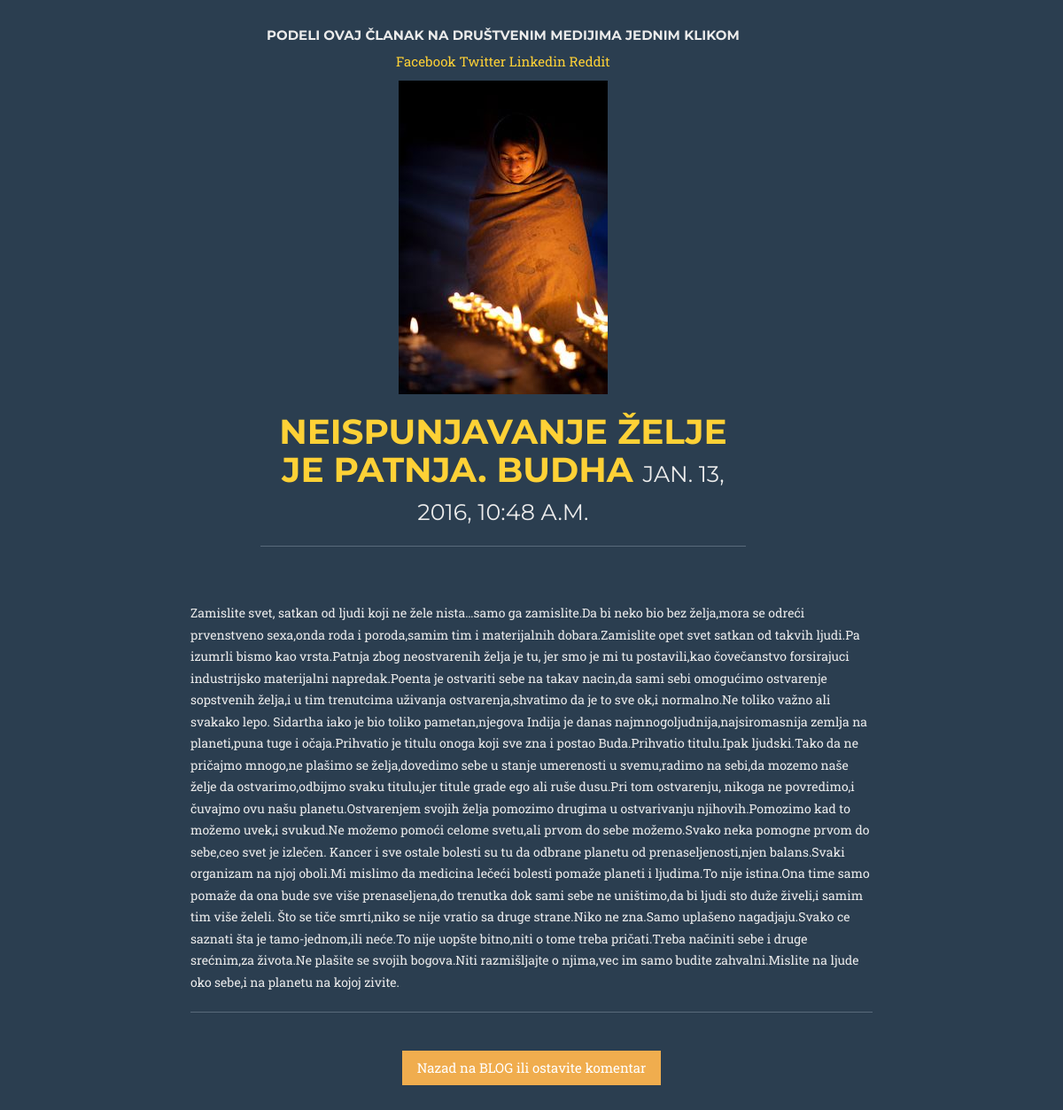
Page /posts/2/ on the committed database.
### posts/models.py (models this page shows, shortened)
class Post(models.Model):
    title = models.CharField(max_length=60)
    image = models.FileField(null=True,blank=True)
    content = models.TextField(max_length=None)
    updated = models.DateTimeField(auto_now=True,auto_now_add=False)
    timestamp = models.DateTimeField(auto_now=False,auto_now_add=True)

### posts/views.py (the view)
# urls.py: url(r'^(?P<id>\d+)/$', post_detail, name='detail'),
def post_detail(request,id=None):
    instance = get_object_or_404(Post,id=id)
    context = {
        "title":instance.title,
        "instance":instance
    }
    return render(request, 'post_detail.html', context)

### templates/post_detail.html (shortened to what this page needs)
<!DOCTYPE html>
<body>
</body>
<head>
    <link href="/static/css/bootstrap1.min.css" rel="stylesheet">
    <link href="/static/css/agency.css" rel="stylesheet">
    <link href="font-awesome/css/font-awesome.min.css" rel="stylesheet" type="text/css">
</head>
{% block content %}
<div class='col-sm-8 col-sm-offset-2'>
            <div class="col-lg-9 col-lg-offset-1"><center>
            <h5><strong>Podeli ovaj članak na društvenim medijima jednim klikom</strong></h5>
            <a href="https://www.facebook.com/sharer/sharer.php?u={{ request.build_absolute_uri }}">
            Facebook
            </a>
            <a href="https://twitter.com/home?status={{ share_string }}%20{{ request.build_absolute_uri }}">
            Twitter
            </a>
            <a href="https://www.linkedin.com/shareArticle?mini=true&url={{ request.build_absolute_uri }}&title={{ instance.title }}&summary={{ share_string }}&source={{ request.build_absolute_uri }}">
            Linkedin
            </a>
            <a href="http://www.reddit.com/submit?url={{ request.build_absolute_uri }}&title={{ share_string }}.">Reddit</a>
                {% if instance.image %}
                    <center><img src='{{ instance.image.url }}' class='img-responsive' /></center>
                {% endif %}
                <h1><a>{{ title }} <small>{{ instance.timestamp}}</small></a></h1>
<a><div class="fb-like" data-colorscheme="dark" data-href="{{ request.build_absolute_uri }}" data-layout="button_count" data-action="like" data-show-faces="true" data-share="true"></div>
<hr/>
<br/>
<br/>
</a>
</center></div>
<div class='row'>
<div class='col-sm-12'>
{{ instance.content|linebreaks }}
<hr/>
<br/>
<center><a href="/posts/" class="btn btn-warning" role="button">Nazad na BLOG ili ostavite komentar</a></center>
<br/>
<br/>
</div>
</div>
</div>
{% endblock content %}
</body>
</html>

### static/css/agency.css (style rules this page uses)
body { overflow-x:hidden;font-family:"Roboto Slab","Helvetica Neue",Helvetica,Arial,sans-serif }
p { font-size:14px;line-height:1.75 }
a,a:hover,a:focus,a:active,a.active { outline:0 }
a { color:#fed136 }
h1,h2,h3,h4,h5,h6 { font-family:Montserrat,"Helvetica Neue",Helvetica,Arial,sans-serif;text-transform:uppercase;font-weight:700 }
body { webkit-tap-highlight-color:#fed136 }

### rows in the picture
Post: image (picture), title "NEISPUNJAVANJE ŽELJE JE PATNJA. BUDHA", timestamp "JAN. 13, 2016, 10:48 A.M.", content "Zamislite svet, satkan od ljudi koji ne žele nista…samo ga zamislite.Da bi neko bio bez želja,mora se odreći prvenstveno sexa,onda roda i poroda,samim tim i materijalnih dobara.Zamislite opet svet satkan od takvih ljudi.Pa izumrli bismo kao vrsta.Patnja zbog neostvarenih želja je tu, jer smo je mi tu postavili,kao čovečanstvo forsirajuci industrijsko materijalni napredak.Poenta je ostvariti sebe na takav nacin,da sami sebi omogućimo ostvarenje sopstvenih želja,i u tim trenutcima uživanja ostvarenja,shvatimo da je to sve ok,i normalno.Ne toliko važno ali svakako lepo. Sidartha iako je bio toliko pametan,njegova Indija je danas najmnogoljudnija,najsiromasnija zemlja na planeti,puna tuge i…"
